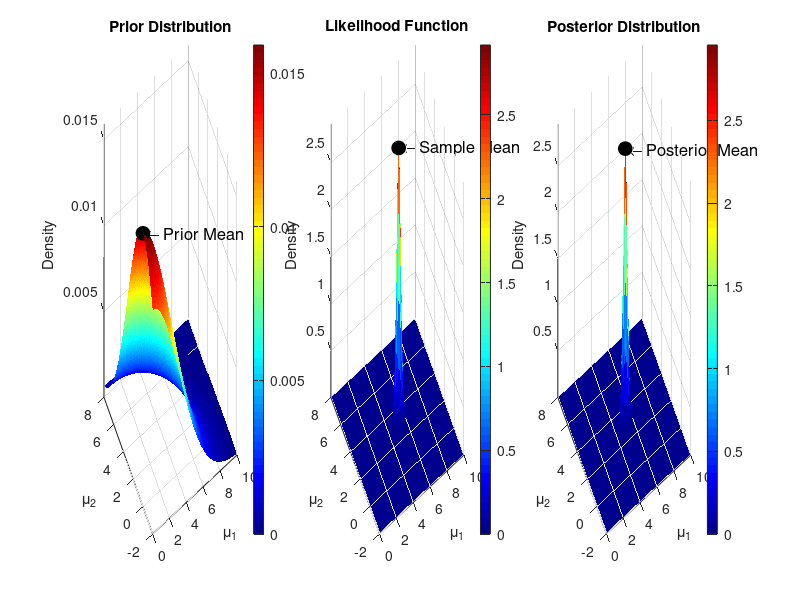

MATLAB code to generate this figure:
% Parameters
mu_true = [5; 3];  % True mean vector [μ₁, μ₂]
Sigma = [4, 1; 1, 2];  % Known covariance matrix Σ
mu0 = [0; 0];  % Prior mean vector μ₀
Sigma0 = [10, 0; 0, 10];  % Prior covariance matrix Σ₀
n = 50;  % Sample size

% Simulate data
rng(0);  % For reproducibility
X = mvnrnd(mu_true, Sigma, n)';  % Simulate n samples (each column is a sample)

% Compute sample mean
x_bar = mean(X, 2);  % Sample mean vector x̄

% Compute posterior covariance matrix
Sigma_n_inv = n * inv(Sigma) + inv(Sigma0);  % Compute inverse of posterior covariance
Sigma_n = inv(Sigma_n_inv);  % Posterior covariance matrix Σₙ

% Compute posterior mean vector
mu_n = Sigma_n * (n * inv(Sigma) * x_bar + inv(Sigma0) * mu0);  % Posterior mean vector μₙ

% Display results
disp('Prior Mean (μ₀):');
disp(mu0);
disp('Prior Covariance Matrix (Σ₀):');
disp(Sigma0);
disp('Sample Mean (x̄):');
disp(x_bar);
disp('Posterior Mean (μₙ):');
disp(mu_n);
disp('Posterior Covariance Matrix (Σₙ):');
disp(Sigma_n);

% Plotting
% Create grid for plotting
x1 = linspace(mu_true(1) - 5, mu_true(1) + 5, 100);  % Range for μ₁
x2 = linspace(mu_true(2) - 5, mu_true(2) + 5, 100);  % Range for μ₂
[X1, X2] = meshgrid(x1, x2);  % Create meshgrid for μ₁ and μ₂
grid_points = [X1(:), X2(:)]';  % Grid points for evaluation

% Compute densities
prior_pdf = mvnpdf(grid_points', mu0', Sigma0);  % Prior PDF evaluated at grid points
likelihood_pdf = mvnpdf(grid_points', x_bar', Sigma / n);  % Likelihood PDF
posterior_pdf = mvnpdf(grid_points', mu_n', Sigma_n);  % Posterior PDF

% Reshape for surface plot
prior_pdf = reshape(prior_pdf, size(X1));  % Reshape prior PDF for plotting
likelihood_pdf = reshape(likelihood_pdf, size(X1));  % Reshape likelihood PDF
posterior_pdf = reshape(posterior_pdf, size(X1));  % Reshape posterior PDF

% Plot 3D surfaces
figure('Position', [100, 100, 1800, 500]);

% Prior Distribution Plot
subplot(1,3,1);
surf(X1, X2, prior_pdf, 'EdgeColor', 'none');
title('Prior Distribution');
xlabel('\mu_1');
ylabel('\mu_2');
zlabel('Density');
axis tight;
grid on;
view(-30, 30);  % Adjust view angle
colorbar;
hold on;
scatter3(mu0(1), mu0(2), max(prior_pdf(:)), 100, 'k', 'filled', 'MarkerEdgeColor', 'k');
text(mu0(1), mu0(2), max(prior_pdf(:)), ' \leftarrow Prior Mean', 'FontSize', 12);

% Likelihood Function Plot
subplot(1,3,2);
surf(X1, X2, likelihood_pdf, 'EdgeColor', 'none');
title('Likelihood Function');
xlabel('\mu_1');
ylabel('\mu_2');
zlabel('Density');
axis tight;
grid on;
view(-30, 30);
colorbar;
hold on;
scatter3(x_bar(1), x_bar(2), max(likelihood_pdf(:)), 100, 'k', 'filled', 'MarkerEdgeColor', 'k');
text(x_bar(1), x_bar(2), max(likelihood_pdf(:)), ' \leftarrow Sample Mean', 'FontSize', 12);

% Posterior Distribution Plot
subplot(1,3,3);
surf(X1, X2, posterior_pdf, 'EdgeColor', 'none');
title('Posterior Distribution');
xlabel('\mu_1');
ylabel('\mu_2');
zlabel('Density');
axis tight;
grid on;
view(-30, 30);
colorbar;
hold on;
scatter3(mu_n(1), mu_n(2), max(posterior_pdf(:)), 100, 'k', 'filled', 'MarkerEdgeColor', 'k');
text(mu_n(1), mu_n(2), max(posterior_pdf(:)), ' \leftarrow Posterior Mean', 'FontSize', 12);

% Adjust color mapping for better visualization
colormap jet;
